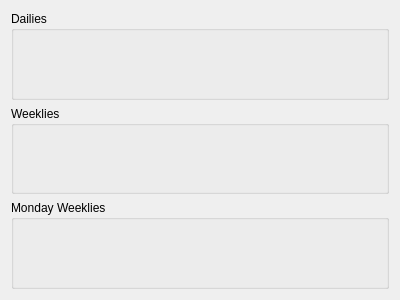
<?xml version="1.0" encoding="UTF-8"?>
<ui version="4.0">
 <class>TrackerTabContent</class>
 <widget class="QWidget" name="TrackerTabContent">
  <property name="geometry">
   <rect>
    <x>0</x>
    <y>0</y>
    <width>400</width>
    <height>300</height>
   </rect>
  </property>
  <property name="windowTitle">
   <string>Form</string>
  </property>
  <layout class="QVBoxLayout" name="verticalLayout">
   <item>
    <widget class="QGroupBox" name="dailiesBox">
     <property name="title">
      <string>Dailies</string>
     </property>
     <layout class="QGridLayout" name="gridLayout"/>
    </widget>
   </item>
   <item>
    <widget class="QGroupBox" name="wedWeekliesBox">
     <property name="title">
      <string>Weeklies</string>
     </property>
     <layout class="QGridLayout" name="gridLayout_2"/>
    </widget>
   </item>
   <item>
    <widget class="QGroupBox" name="monWeekliesBox">
     <property name="title">
      <string>Monday Weeklies</string>
     </property>
     <layout class="QGridLayout" name="gridLayout_3"/>
    </widget>
   </item>
  </layout>
 </widget>
 <resources/>
 <connections/>
</ui>
